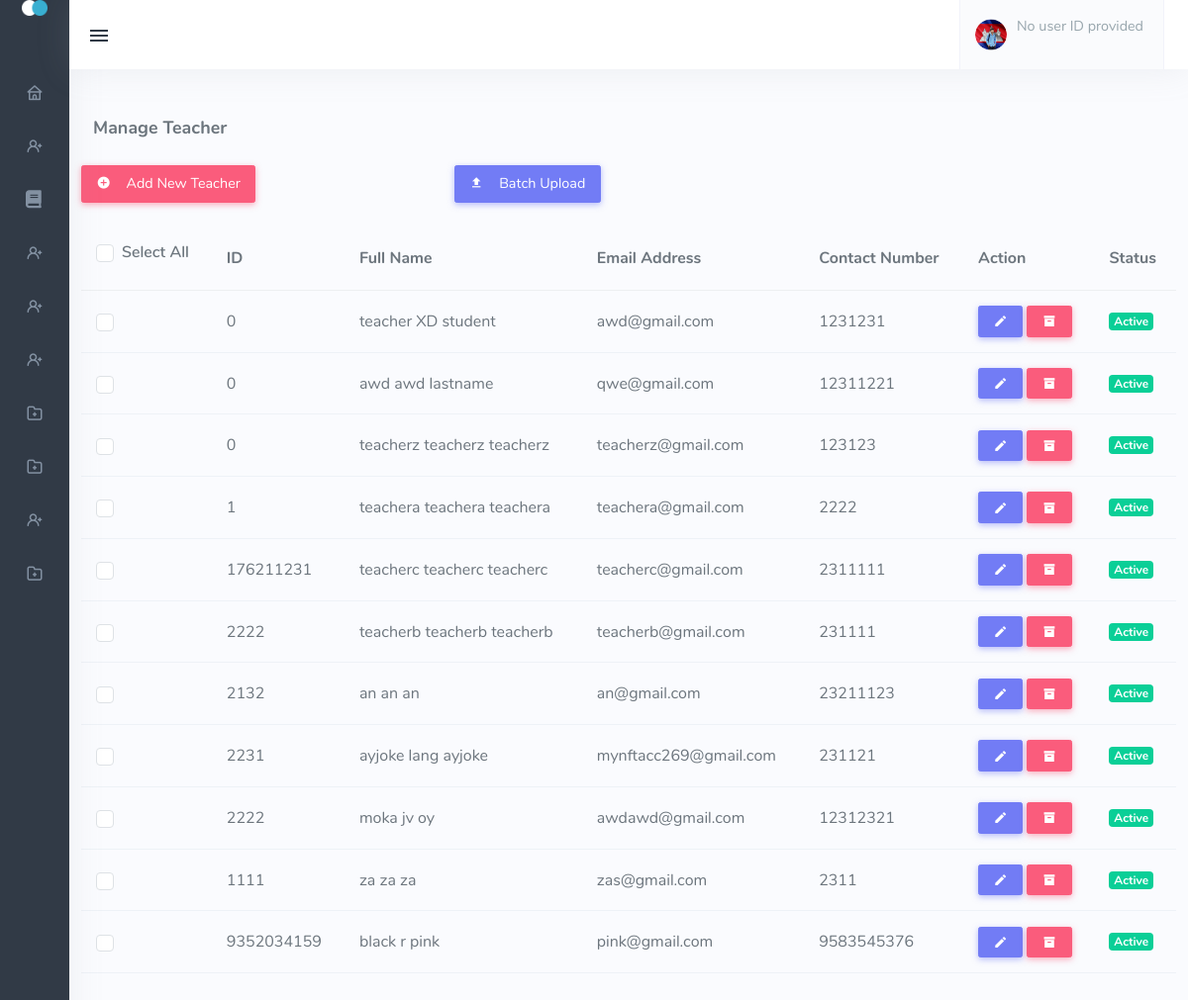
/admin_teacher.php, run on the app's committed database.
### tables this page shows
CREATE TABLE `tbl_teachers` (
  `teacher_id` bigint(11) NOT NULL,
  `user_id` int(11) NOT NULL,
  `credentials_id` int(11) NOT NULL,
  `address_id` int(11) NOT NULL,
  `level_id` int(11) NOT NULL,
  `status_id` int(11) NOT NULL,
  `account_id` int(11) NOT NULL,
  `valid_id` int(11) NOT NULL
);

CREATE TABLE `tbl_userinfo` (
  `user_id` int(11) NOT NULL,
  `firstname` varchar(244) NOT NULL,
  `middlename` varchar(244) NOT NULL,
  `lastname` varchar(244) NOT NULL,
  `birthday` date NOT NULL,
  `gender` varchar(244) NOT NULL
);

CREATE TABLE `tbl_usercredentials` (
  `usercredentials_id` int(11) NOT NULL,
  `email` varchar(244) NOT NULL,
  `contact` bigint(11) NOT NULL
);

### admin_teacher.php (the view, shortened to what this page needs)
<!DOCTYPE html>
<html lang="en" class="menuitem-active"><head>
    <link href="assets/css/icons.min.css" rel="stylesheet" type="text/css">
    <link href="assets/css/app.min.css" rel="stylesheet" type="text/css" id="light-style">
    <link href="assets/css/app-dark.min.css" rel="stylesheet" type="text/css" id="dark-style" disabled="disabled">
    <link rel="stylesheet" href="https://cdnjs.cloudflare.com/ajax/libs/font-awesome/5.15.3/css/all.min.css">
    <link href="assets/css/vendor/quill.core.css" rel="stylesheet" type="text/css" />
    <link href="assets/css/vendor/quill.snow.css" rel="stylesheet" type="text/css" />
</head>
<body class="show" data-layout-config="{&quot;leftSideBarTheme&quot;:&quot;dark&quot;,&quot;layoutBoxed&quot;:false, &quot;leftSidebarCondensed&quot;:false, &quot;leftSidebarScrollable&quot;:false,&quot;darkMode&quot;:false, &quot;showRightSidebarOnStart&quot;: true}" data-leftbar-theme="dark" data-leftbar-compact-mode="condensed" style="visibility: visible;">
    <div class="wrapper">
        <div class="leftside-menu menuitem-active">
            <a href="index.html" class="logo text-center logo-light">
                <span class="logo-sm">
                    <img src="assets/images/logo_sm.png" alt="" height="16">
                </span>
            </a>
            <div class="h-100 show" id="leftside-menu-container" data-simplebar="init"><div class="simplebar-wrapper" style="margin: 0px;"><div class="simplebar-height-auto-observer-wrapper"><div class="simplebar-height-auto-observer"></div></div><div class="simplebar-mask"><div class="simplebar-offset" style="right: 0px; bottom: 0px;"><div class="simplebar-content-wrapper" style="height: 100%; overflow: hidden;"><div class="simplebar-content" style="padding: 0px;">
                <ul class="side-nav">
<li class="side-nav-item">
    <a href="admin_dashboard.php" class="side-nav-link">
        <i class="uil-home"></i>
    </a>
</li>
<li class="side-nav-item">
    <a data-bs-toggle="collapse" href="#sidebarDashboards" aria-expanded="false"
        aria-controls="sidebarDashboards" class="side-nav-link collapsed">
        <i class="uil-user-plus"></i>
    </a>
</li>
<li class="side-nav-item">
    <a href="admin_manage_lesson.php" class="side-nav-link">
        <i class="fa fa-book"></i>
    </a>
</li>
<li class="side-nav-item">
    <a data-bs-toggle="collapse" href="#sidebarDashboardsLessons"
        aria-expanded="false" aria-controls="sidebarDashboards"
        class="side-nav-link collapsed">
        <i class="uil-user-plus"></i>
    </a>
</li>
<li class="side-nav-item">
    <a data-bs-toggle="collapse" href="#sidebarquiz"
        aria-expanded="false" aria-controls="sidebarquiz"
        class="side-nav-link collapsed">
        <i class="uil-user-plus"></i>
    </a>
</li>
<li class="side-nav-item">
    <a href="admin_assign_lesson_to_teacher.php " class="side-nav-link">
        <i class="uil-user-plus"></i>
    </a>
</li>
<li class="side-nav-item">
    <a data-bs-toggle="collapse" href="#sidebarclass" aria-expanded="false"
        aria-controls="sidebarclass" class="side-nav-link">
        <i class="uil-folder-plus"></i>
    </a>
</li>
<li class="side-nav-item">
    <a data-bs-toggle="collapse" href="#sidebarArea" aria-expanded="false"
        aria-controls="sidebarArea" class="side-nav-link">
        <i class="uil-folder-plus"></i>
    </a>
</li>
<li class="side-nav-item">
    <a href="#" class="side-nav-link">
        <i class="uil-user-plus"></i>
    </a>
</li>
<li class="side-nav-item">
    <a data-bs-toggle="collapse" href="#sidebarEmail" aria-expanded="false"
        aria-controls="sidebarEmail" class="side-nav-link">
        <i class="uil-folder-plus"></i>
    </a>
</li>
</ul>
            </div></div></div></div><div class="simplebar-placeholder" style="width: 70px; height: 1150px;"></div></div></div>
        </div>
        <div class="content-page">
            <div class="content">
                     <div class="navbar-custom">
                    <ul class="list-unstyled topbar-menu float-end mb-0">
                        <li class="dropdown notification-list">
                            <a class="nav-link dropdown-toggle nav-user arrow-none me-0" data-bs-toggle="dropdown"
                                href="#" role="button" aria-haspopup="false" aria-expanded="false">
                                <span class="account-user-avatar">
                                    <img src="assets/images/users/avatar-1.jpg" alt="user-image" class="rounded-circle">
                                </span>
                                <span>
                                    <?php
                                    include 'dbcon.php';
                                    if (isset($_SESSION['user_id'])) {
                                        $user_id = $_SESSION['user_id'];
                                        $sql = "SELECT tbl_userinfo.user_id, tbl_userinfo.firstname, tbl_userinfo.middlename, tbl_userinfo.lastname, tbl_user_level.level
                                                    FROM tbl_admin
                                                    JOIN tbl_userinfo ON tbl_admin.user_id = tbl_userinfo.user_id
                                                    JOIN tbl_user_level ON tbl_admin.level_id = tbl_user_level.level_id
                                                    WHERE tbl_user_level.level = 'ADMIN' AND tbl_userinfo.user_id = '$user_id'
                                                    LIMIT 1;";
                                        $result = mysqli_query($conn, $sql);
                                        if ($result && mysqli_num_rows($result) > 0) {
                                            $row = mysqli_fetch_assoc($result);
                                            ?>
                                            <span class="account-user-name"><?php echo $row['firstname'] . ' ' . $row['lastname'] . ' ' . $row['lastname']; ?></span>
                                            <span class="account-position"><?php echo $row['level']; ?></span>
                                            <?php
                                        } else {
                                            echo "No records found in tbl_admin";
                                        }
                                    } else {
                                        echo "No user ID provided";
                                    }
                                    ?>
                                </span>
                            </a>
                        </li>
                    </ul>
                    <button class="button-menu-mobile open-left">
                        <i class="mdi mdi-menu"></i>
                    </button>
                </div>
                 <div class="container-fluid">
                    <div class="row">
                        <div class="col-12">
                            <div class="page-title-box">
                                <h4 class="page-title">Manage Teacher</h4>
                            </div>
                        </div>
                    </div>
                </div>
            </div>
            <table id="basic-datatable" class="table table-centered mb-0">
            <div class="row mb-2">
    <div class="col-sm-4">
        <a href="admin_add_Teacher_acc.php" class="btn btn-danger mb-2"><i class="mdi mdi-plus-circle me-2"></i> Add New Teacher</a>
    </div>
    <div class="col-sm-4">
        <a href="#" class="btn btn-primary mb-2" data-bs-toggle="modal" data-bs-target="#batchUploadModal"><i class="mdi mdi-upload me-2"></i> Batch Upload</a>
    </div>
</div>
                <thead>
                    <tr>
                        <th class="">
                            <div class="form-check form-checkbox-success mb-2">
                                <input type="checkbox" class="form-check-input" id="customCheckAll">
                                <label class="form-check-label" for="customCheckAll">Select All</label>
                            </div>
                        </th>
                        <th>ID</th>
                        <th>Full Name</th>
                        <th>Email Address</th>
                        <th>Contact Number</th>
                        <th>Action</th>
                        <th>Status</th>
                    </tr>
                </thead>
                <tbody>
                <?php
                include "dbcon.php";
                $sql = "SELECT tbl_teachers.teacher_id, tbl_userinfo.user_id, tbl_userinfo.firstname, tbl_userinfo.middlename, tbl_userinfo.lastname,
                            tbl_usercredentials.email, tbl_usercredentials.contact, tbl_user_level.level, tbl_user_status.status
                        FROM tbl_teachers
                        JOIN tbl_userinfo ON tbl_teachers.user_id = tbl_userinfo.user_id
                        JOIN tbl_usercredentials ON tbl_teachers.credentials_id = tbl_usercredentials.usercredentials_id
                        JOIN tbl_user_level ON tbl_teachers.level_id = tbl_user_level.level_id
                        JOIN tbl_user_status ON tbl_teachers.status_id = tbl_user_status.status_id
                        WHERE tbl_user_level.level = 'TEACHER' AND tbl_user_status.status = 1";
                $result = mysqli_query($conn, $sql);
                if ($result && mysqli_num_rows($result) > 0) {
                    while ($row = mysqli_fetch_assoc($result)) {
                        ?>
                        <tr>
                            <td>
                                <div class="form-check form-checkbox-success">
                                    <input type="checkbox" class="form-check-input customCheckbox" id="customCheckcolor2">
                                </div>
                            </td>
                            <td><?php echo $row['teacher_id']; ?></td>
                            <td><?php echo $row['firstname'] . ' ' . $row['middlename'] . ' ' . $row['lastname']; ?></td>
                            <td><?php echo $row['email']; ?></td>
                            <td><?php echo $row['contact']; ?></td>
                            <td>
                                        <a href="admin_edit_teacher_acc.php?user_id=<?php echo $row['user_id'] ?>">
                                            <button type="button" class="btn btn-primary"><i class="mdi mdi-pencil"></i> </button>
                                        </a>
                                        <a href="admin_teacher_deactivate.php?teacher_id=<?php echo $row['teacher_id'] ?>" class="decline">
                                            <button type="button" class="btn btn-danger"><i class="mdi mdi-archive"></i> </button>
                                        </a>
                                        </td>
                                        <td>
                                            <?php
                                            if ($row['status'] == 1) {
                                                echo '<span class="badge bg-success">Active</span>';
                                            } else {
                                                echo '<span class="badge bg-success">Inactive</span>';
                                            }
                                            ?>
                                        </td>
                                    </tr>
                                    <?php
                    }
                } else {
                    echo "<tr><td colspan='6'>No records found</td></tr>";
                }
                ?>
                </tbody>
            </table>
</body></html>

### data on the page
tbl_teachers: teacher "0", user_id.firstname "teacher", user_id.middlename "XD", user_id.lastname "student", credentials.email "awd@gmail.com", credentials.contact "1231231"
tbl_teachers: teacher "0", user_id.firstname "awd", user_id.middlename "awd", user_id.lastname "lastname", credentials.email "qwe@gmail.com", credentials.contact "12311221"
tbl_teachers: teacher "0", user_id.firstname "teacherz", user_id.middlename "teacherz", user_id.lastname "teacherz", credentials.email "teacherz@gmail.com", credentials.contact "123123"
tbl_teachers: teacher "1", user_id.firstname "teachera", user_id.middlename "teachera", user_id.lastname "teachera", credentials.email "teachera@gmail.com", credentials.contact "2222"
tbl_teachers: teacher "176211231", user_id.firstname "teacherc", user_id.middlename "teacherc", user_id.lastname "teacherc", credentials.email "teacherc@gmail.com", credentials.contact "2311111"
tbl_teachers: teacher "2222", user_id.firstname "teacherb", user_id.middlename "teacherb", user_id.lastname "teacherb", credentials.email "teacherb@gmail.com", credentials.contact "231111"
tbl_teachers: teacher "2132", user_id.firstname "an", user_id.middlename "an", user_id.lastname "an", credentials.email "an@gmail.com", credentials.contact "23211123"
tbl_teachers: teacher "2231", user_id.firstname "ayjoke", user_id.middlename "lang", user_id.lastname "ayjoke", credentials.email "mynftacc269@gmail.com", credentials.contact "231121"
tbl_teachers: teacher "2222", user_id.firstname "moka", user_id.middlename "jv", user_id.lastname "oy", credentials.email "awdawd@gmail.com", credentials.contact "12312321"
tbl_teachers: teacher "1111", user_id.firstname "za", user_id.middlename "za", user_id.lastname "za", credentials.email "zas@gmail.com", credentials.contact "2311"
tbl_teachers: teacher "9352034159", user_id.firstname "black", user_id.middlename "r", user_id.lastname "pink", credentials.email "pink@gmail.com", credentials.contact "9583545376"
